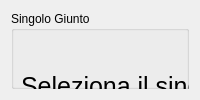
     <widget class="QWidget" name="page_joint">
      <layout class="QGridLayout" name="gridLayout_6">
       <item row="0" column="0">
        <widget class="QGroupBox" name="groupBox_3">
         <property name="title">
          <string>Singolo Giunto</string>
         </property>
         <widget class="QLabel" name="label_joint">
          <property name="geometry">
           <rect>
            <x>10</x>
            <y>30</y>
            <width>801</width>
            <height>91</height>
           </rect>
          </property>
          <property name="font">
           <font>
            <pointsize>19</pointsize>
            <italic>false</italic>
           </font>
          </property>
          <property name="text">
           <string>Seleziona il singolo giunto che vuoi controllare con 1 PUFF del joystick. </string>
          </property>
         </widget>
         <widget class="QWidget" name="layoutWidget">
          <property name="geometry">
           <rect>
            <x>10</x>
            <y>140</y>
            <width>421</width>
            <height>451</height>
           </rect>
          </property>
          <layout class="QVBoxLayout" name="verticalLayout_4">
           <item>
            <spacer name="verticalSpacer_13">
             <property name="orientation">
              <enum>Qt::Vertical</enum>
             </property>
             <property name="sizeHint" stdset="0">
              <size>
               <width>20</width>
               <height>40</height>
              </size>
             </property>
            </spacer>
           </item>
           <item>
            <spacer name="verticalSpacer_12">
             <property name="orientation">
              <enum>Qt::Vertical</enum>
             </property>
             <property name="sizeHint" stdset="0">
              <size>
               <width>20</width>
               <height>40</height>
              </size>
             </property>
            </spacer>
           </item>
           <item>
            <widget class="QPushButton" name="pushButton_j1">
             <property name="minimumSize">
              <size>
               <width>300</width>
               <height>50</height>
              </size>
             </property>
             <property name="font">
              <font>
               <family>Sans</family>
               <pointsize>15</pointsize>
               <weight>75</weight>
               <bold>true</bold>
              </font>
             </property>
             <property name="text">
              <string>Flesso/Estensione Spalla</string>
             </property>
            </widget>
           </item>
           <item>
            <spacer name="verticalSpacer_14">
             <property name="orientation">
              <enum>Qt::Vertical</enum>
             </property>
             <property name="sizeHint" stdset="0">
              <size>
               <width>20</width>
               <height>40</height>
              </size>
             </property>
            </spacer>
           </item>
           <item>
            <spacer name="verticalSpacer_2">
             <property name="orientation">
              <enum>Qt::Vertical</enum>
             </property>
             <property name="sizeHint" stdset="0">
              <size>
               <width>20</width>
               <height>40</height>
              </size>
             </property>
            </spacer>
           </item>
           <item>
            <widget class="QPushButton" name="pushButton_j2">
             <property name="minimumSize">
              <size>
               <width>300</width>
               <height>50</height>
              </size>
             </property>
             <property name="font">
              <font>
               <family>Sans</family>
               <pointsize>15</pointsize>
               <weight>75</weight>
               <bold>true</bold>
              </font>
             </property>
             <property name="text">
              <string>Abdo/Adduzione Spalla</string>
             </property>
            </widget>
           </item>
           <item>
            <spacer name="verticalSpacer_4">
             <property name="orientation">
              <enum>Qt::Vertical</enum>
             </property>
             <property name="sizeHint" stdset="0">
              <size>
               <width>20</width>
               <height>40</height>
              </size>
             </property>
            </spacer>
           </item>
           <item>
            <spacer name="verticalSpacer_5">
             <property name="orientation">
              <enum>Qt::Vertical</enum>
             </property>
             <property name="sizeHint" stdset="0">
              <size>
               <width>20</width>
               <height>40</height>
              </size>
             </property>
            </spacer>
           </item>
           <item>
            <widget class="QPushButton" name="pushButton_j3">
             <property name="minimumSize">
              <size>
               <width>300</width>
               <height>50</height>
              </size>
             </property>
             <property name="font">
              <font>
               <family>Sans</family>
               <pointsize>15</pointsize>
               <weight>75</weight>
               <bold>true</bold>
              </font>
             </property>
             <property name="text">
              <string>Rotazione Int/Est Spalla</string>
             </property>
            </widget>
           </item>
           <item>
            <spacer name="verticalSpacer_7">
             <property name="orientation">
              <enum>Qt::Vertical</enum>
             </property>
             <property name="sizeHint" stdset="0">
              <size>
               <width>20</width>
               <height>40</height>
              </size>
             </property>
            </spacer>
           </item>
           <item>
            <spacer name="verticalSpacer_6">
             <property name="orientation">
              <enum>Qt::Vertical</enum>
             </property>
             <property name="sizeHint" stdset="0">
              <size>
               <width>20</width>
               <height>40</height>
              </size>
             </property>
            </spacer>
           </item>
           <item>
            <widget class="QPushButton" name="pushButton_j4">
             <property name="minimumSize">
              <size>
               <width>300</width>
               <height>50</height>
              </size>
             </property>
             <property name="font">
              <font>
               <family>Sans</family>
               <pointsize>15</pointsize>
               <weight>75</weight>
               <bold>true</bold>
              </font>
             </property>
             <property name="text">
              <string>Flesso/Estensione Gomito</string>
             </property>
            </widget>
           </item>
           <item>
            <spacer name="verticalSpacer_8">
             <property name="orientation">
              <enum>Qt::Vertical</enum>
             </property>
             <property name="sizeHint" stdset="0">
              <size>
               <width>20</width>
               <height>40</height>
              </size>
             </property>
            </spacer>
           </item>
           <item>
            <spacer name="verticalSpacer_9">
             <property name="orientation">
              <enum>Qt::Vertical</enum>
             </property>
             <property name="sizeHint" stdset="0">
              <size>
               <width>20</width>
               <height>40</height>
              </size>
             </property>
            </spacer>
           </item>
           <item>
            <widget class="QPushButton" name="pushButton_j5">
             <property name="minimumSize">
              <size>
               <width>300</width>
               <height>50</height>
              </size>
             </property>
             <property name="font">
              <font>
               <family>Sans</family>
               <pointsize>15</pointsize>
               <weight>75</weight>
               <bold>true</bold>
              </font>
             </property>
             <property name="text">
              <string>Prono/Supinazione Polso</string>
             </property>
            </widget>
           </item>
           <item>
            <spacer name="verticalSpacer_11">
             <property name="orientation">
              <enum>Qt::Vertical</enum>
             </property>
             <property name="sizeHint" stdset="0">
              <size>
               <width>20</width>
               <height>40</height>
              </size>
             </property>
            </spacer>
           </item>
           <item>
            <spacer name="verticalSpacer_10">
             <property name="orientation">
              <enum>Qt::Vertical</enum>
             </property>
             <property name="sizeHint" stdset="0">
              <size>
               <width>20</width>
               <height>40</height>
              </size>
             </property>
            </spacer>
           </item>
          </layout>
         </widget>
        </widget>
       </item>
      </layout>
     </widget>
